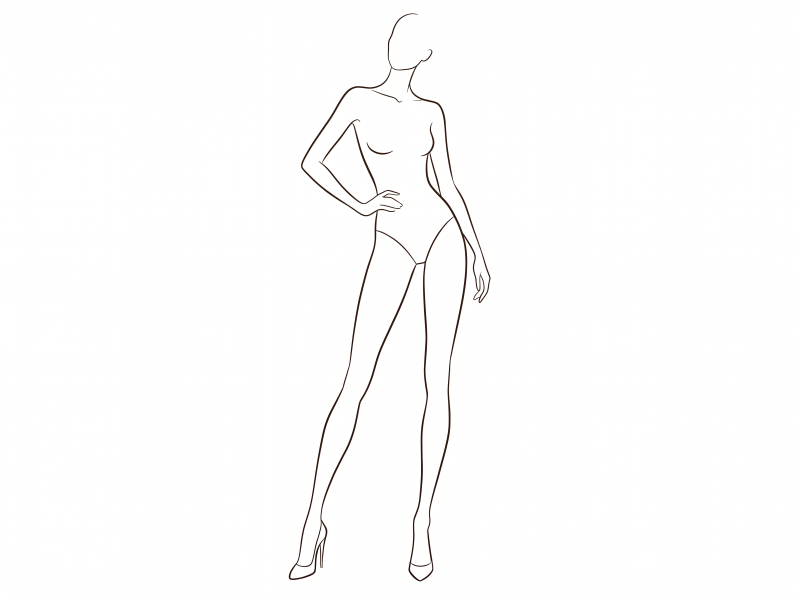
#> input picture images/lineart/_base_x.jpg/ok-2026_09_22_21_23_29_7ljkfdiwka.jpg, 2400 x 1792 px, found by its file name (shown at 1/3 size)
$ python make_masks.py
#> lines starting #> are read from the running program, lines starting #| are printed output that depends on the picture; after the words box and inside, x2 and y2 are one past the last pixel; in counts of white or black regions, pixels touching at a corner belong together; pictures that were not available may be replaced by others from this repository, and a replacement may not be noted
"""步骤 3 · mask 差分法 v2：孔洞用「边界贴差分」判据（内部无差分是常态）。"""
import numpy as np
from PIL import Image
from scipy import ndimage

ROOT = '/data/dennyxiao/zhanshimian/docs/prototypes/assets'
BASE = '/data/dennyxiao/zhanshimian/images/lineart/_base_x.jpg/ok-2026_09_22_21_23_29_7ljkfdiwka.jpg'
LOOKS = {
    'outfit':   (f'{ROOT}/lineart/lineart-outfit.png',   0.455),
    'ratio':    (f'{ROOT}/lineart/lineart-ratio.png',    0.415),
    'fit':      (f'{ROOT}/lineart/lineart-fit.png',      None),
    'occasion': (f'{ROOT}/lineart/lineart-occasion.png', 0.545),
}
base = np.asarray(Image.open(BASE).convert('L'), dtype=np.int16)

for look, (path, waist) in LOOKS.items():
    lk = np.asarray(Image.open(path).convert('L'), dtype=np.int16)
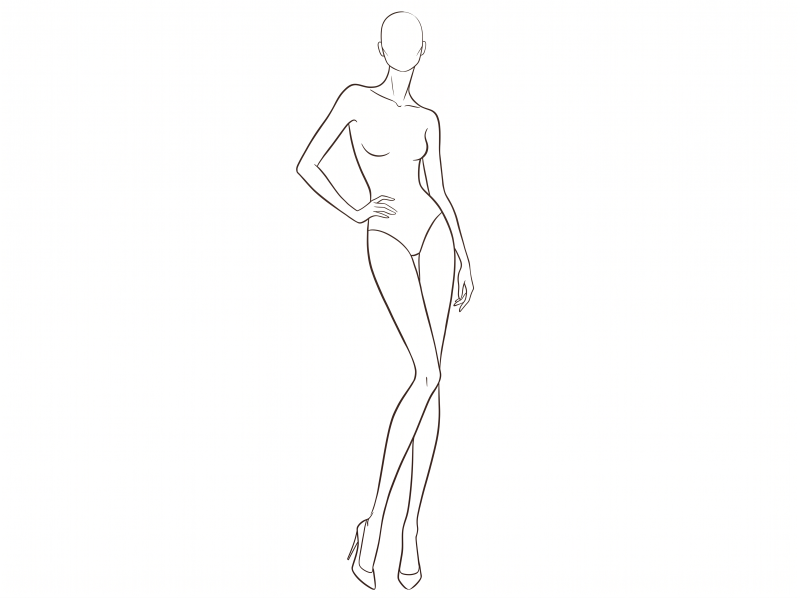
#> input picture images/lineart/_base_x.jpg/ImageGen2026_09_22_21_23_29_dfdqx7cwqg.jpg, 2400 x 1792 px, given in place of lineart-outfit.png, which was not available (shown at 1/3 size)
    changed = np.abs(base - lk) > 18
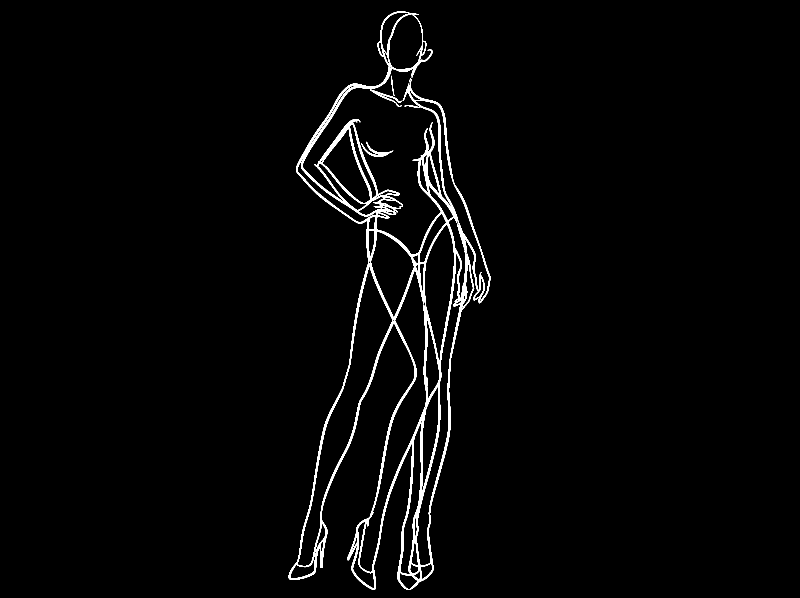
#> changed: shape (1792, 2400) bool (shown at 1/3 size); 2% white; 6 white regions (1 under 20 px), largest, box (x1, y1, x2, y2) and area: (866, 34, 1472, 1770) 85142, (1084, 425, 1180, 471) 862, (1110, 268, 1207, 321) 701, (1213, 315, 1261, 324) 157, (1174, 227, 1183, 288) 137
    ch_d4 = ndimage.binary_dilation(changed, iterations=4)
#> ch_d4: shape (1792, 2400) bool; 4.7% white; 1 white region, box (x1, y1, x2, y2) and area: (862, 30, 1476, 1774) 200754
    ch_d10 = ndimage.binary_dilation(changed, iterations=10)
#> ch_d10: shape (1792, 2400) bool; 7.8% white; 1 white region, box (x1, y1, x2, y2) and area: (856, 24, 1482, 1780) 333784
    seal = ndimage.binary_dilation(lk < 205, iterations=3)
#> seal: shape (1792, 2400) bool; 2.1% white; 4 white regions, box (x1, y1, x2, y2) and area: (885, 31, 1425, 1773) 88451, (1081, 428, 1172, 473) 954, (1171, 224, 1186, 290) 489, (1275, 1127, 1285, 1163) 279
    free = ~seal
    lab, n = ndimage.label(free)
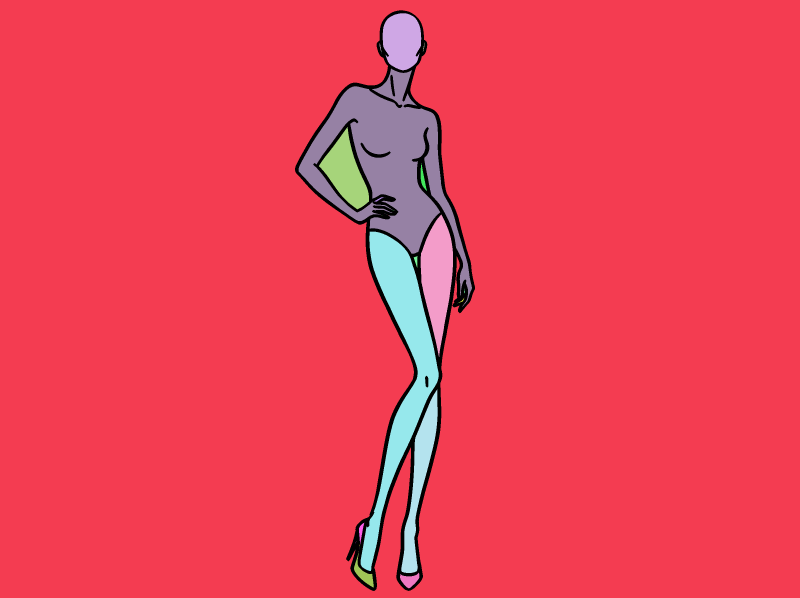
#> lab: shape (1792, 2400) int32 (shown at 1/3 size); 50 distinct labels, from 0 to 49; one colour per label, 0 black
#> n = 49
    border = np.unique(np.concatenate([lab[0], lab[-1], lab[:, 0], lab[:, -1]]))
#> border = [1]
    outside = np.isin(lab, border[border != 0])
#> outside: shape (1792, 2400) bool; 91.7% white; 1 black region, box (x1, y1, x2, y2) and area: (885, 31, 1425, 1773) 356470
    holes = free & ~outside
#> holes: shape (1792, 2400) bool; 6.2% white; 33 white regions (17 under 20 px), largest, box (x1, y1, x2, y2) and area: (896, 206, 1416, 921) 116191, (1082, 695, 1316, 1713) 67127, (1262, 644, 1359, 1071) 25096
    lab_h, nh = ndimage.label(holes)
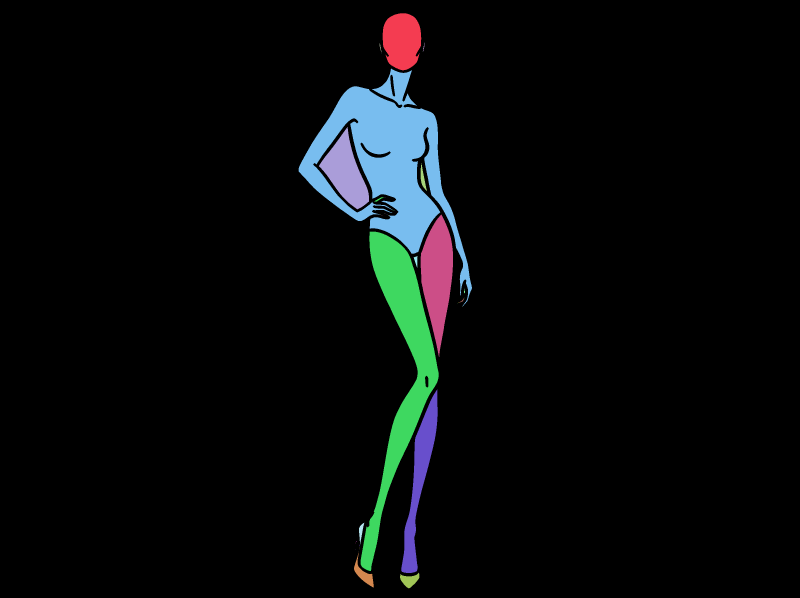
#> lab_h: shape (1792, 2400) int32 (shown at 1/3 size); 49 distinct labels, from 0 to 48; one colour per label, 0 black
#> nh = 48
    interior = np.zeros_like(holes)
    for i in range(1, nh + 1):
        comp = lab_h == i
        area = comp.sum()
        if area < 3000:
            continue
        per = ndimage.binary_dilation(comp, iterations=2) & ~comp
        contact = (per & ch_d10).sum()
        frac = contact / max(per.sum(), 1)
        if frac > 0.30:   # 边界大部分贴着差分带 = 被新服装轮廓包围
            interior |= comp
#> this loop made 48 passes
#> area on passes 2, 3, 11, 12, 29, 30, 32, 38, 47, 48: 34, 38, 611, 96, 206, 26, 42, 443, 1853, 1507
#> (area, contact) on passes 1, 8, 10, 24, 28, 37: (15865, 942), (116176, 8922), (17380, 1034), (25096, 1718), (67127, 4364), (19747, 2282)
#> pass 1, `per = ndimage.binary_dilation(comp, iterations=2) & ~comp`:
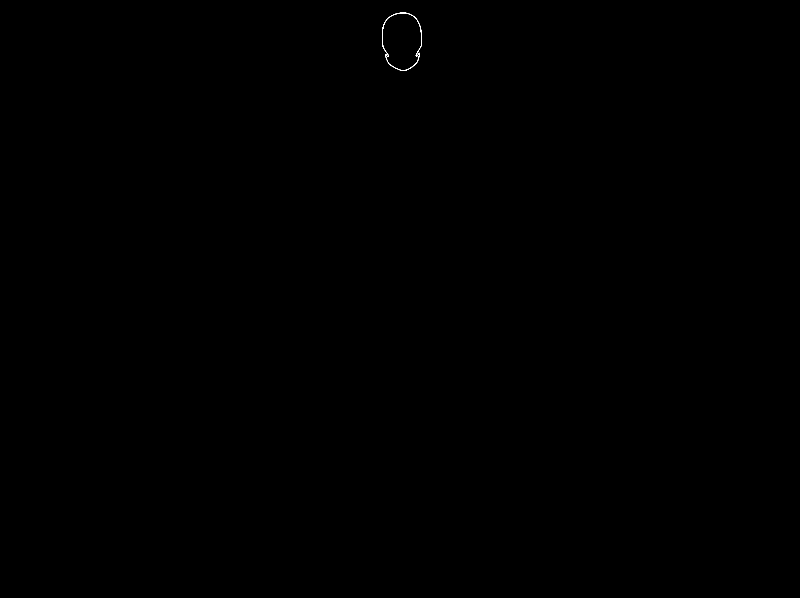
#> per: shape (1792, 2400) bool (shown at 1/3 size); 0.02% white in thin lines or dots, all inside (x1, y1, x2, y2) = (1146, 38, 1266, 213)
#> after the loop: comp: shape (1792, 2400) bool; 0.04% white; 1 white region, box (x1, y1, x2, y2) and area: (1200, 1718, 1258, 1765) 1507
#> after the loop: interior: shape (1792, 2400) bool; 6.1% white; 6 white regions, box (x1, y1, x2, y2) and area: (896, 206, 1416, 919) 116176, (1082, 695, 1316, 1713) 67127, (1262, 644, 1359, 1071) 25096, (1204, 1168, 1313, 1719) 19747, (957, 381, 1107, 628) 17380, (1148, 40, 1264, 211) 15865
    garment = ndimage.binary_fill_holes(
        interior | (changed & ndimage.binary_dilation(interior, iterations=20)))
#> garment: shape (1792, 2400) bool; 7.7% white; 9 white regions (3 under 20 px), largest, box (x1, y1, x2, y2) and area: (888, 34, 1423, 1736) 332111, (1062, 1607, 1077, 1692) 382, (1418, 785, 1435, 872) 357, (1213, 315, 1261, 324) 157, (1420, 879, 1430, 901) 65, (1360, 908, 1366, 919) 35
    garment = ndimage.binary_closing(garment, structure=np.ones((9, 9)))
#> garment: shape (1792, 2400) bool; 7.9% white; 1 white region, box (x1, y1, x2, y2) and area: (888, 34, 1435, 1736) 338104
    lab_g, ng = ndimage.label(garment)
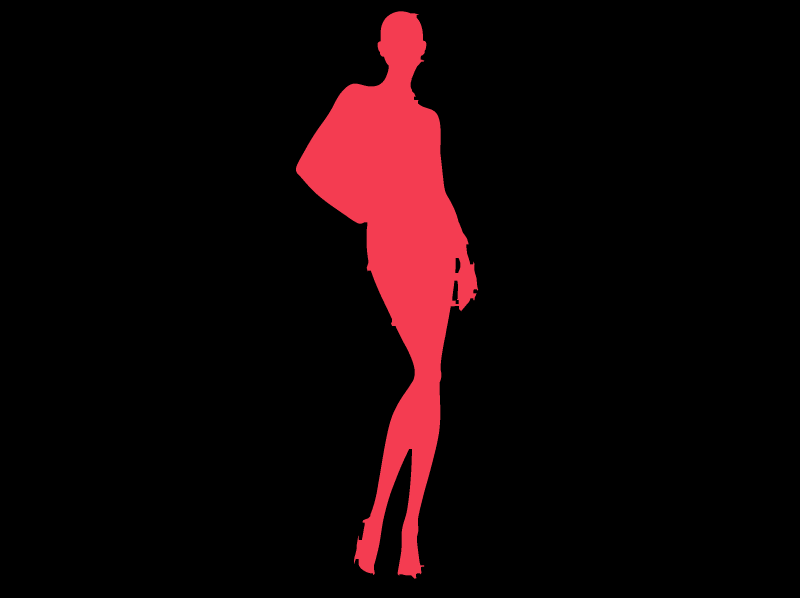
#> lab_g: shape (1792, 2400) int32 (shown at 1/3 size); 3 distinct labels, from 0 to 2; one colour per label, 0 black
#> ng = 2
    sizes = ndimage.sum(garment, lab_g, range(1, ng + 1))
#> sizes = [338103, 1]
    garment = np.isin(lab_g, [i + 1 for i, s in enumerate(sizes) if s > 30000])
#> garment: shape (1792, 2400) bool; 7.9% white; 1 white region, box (x1, y1, x2, y2) and area: (888, 34, 1435, 1736) 338103
    garment = ndimage.binary_erosion(garment, iterations=3)
#> garment: shape (1792, 2400) bool; 7.5% white; 1 white region, box (x1, y1, x2, y2) and area: (891, 37, 1430, 1733) 323040
    H, W = garment.shape
#> H = 1792; W = 2400
    top = garment.copy()
    bottom = np.zeros_like(garment)
    if waist is not None:
        y = int(H * waist)
#> y = 815
        top[y:, :] = False            # top = 腰线以上
#> top: shape (1792, 2400) bool; 4.9% white; 1 white region, box (x1, y1, x2, y2) and area: (891, 37, 1421, 815) 208595
        bottom[y:, :] = garment[y:, :]  # bottom = 腰线以下（显式装填）
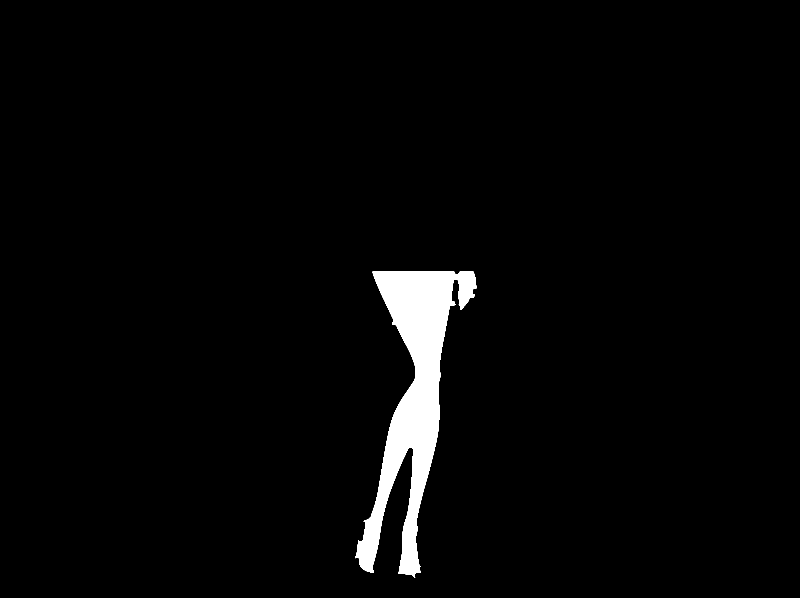
#> bottom: shape (1792, 2400) bool (shown at 1/3 size); 2.7% white; 1 white region, box (x1, y1, x2, y2) and area: (1066, 815, 1430, 1733) 114445
    # waist=None（连衣裙）：top=整裙，bottom 全空，避免 zBot 压暗叠染
    import os
    os.makedirs(f'{ROOT}/masks/{look}', exist_ok=True)
    def save(mask, out):
        rgba = np.zeros((H, W, 4), dtype=np.uint8)
        rgba[..., :3][mask] = 255
        rgba[..., 3][mask] = 255
        Image.fromarray(rgba).save(out)
    save(top, f'{ROOT}/masks/{look}/top.png')
    save(bottom, f'{ROOT}/masks/{look}/bottom.png')
    print(f'{look:9s} top={top.sum():8d} bottom={bottom.sum():8d} 孔洞保留={int(interior.sum())}')
#| outfit    top=  208595 bottom=  114445 孔洞保留=261391
#> pass 2 of the loop `for look, (path, waist) in LOOKS.items():`:
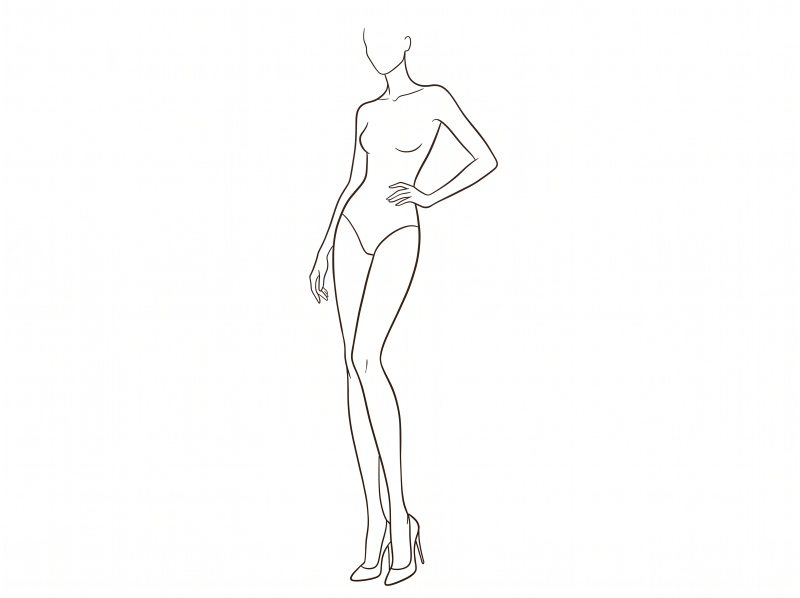
#> input picture images/lineart/_base_x.jpg/ImageGen2026_09_22_21_23_29_udc5xvpxi9.jpg, 2400 x 1792 px, given in place of lineart-ratio.png, which was not available (shown at 1/3 size)
#> changed: shape (1792, 2400) bool; 2.1% white; 6 white regions (1 under 20 px), largest, box (x1, y1, x2, y2) and area: (866, 40, 1494, 1758) 87126, (1099, 425, 1180, 464) 461, (1185, 430, 1267, 458) 382, (1096, 1078, 1103, 1120) 129, (1291, 431, 1303, 456) 69
#> ch_d4: shape (1792, 2400) bool; 4.7% white; 4 white regions, box (x1, y1, x2, y2) and area: (862, 36, 1498, 1762) 201199, (1095, 421, 1184, 468) 1221, (1181, 426, 1271, 462) 1090, (1092, 1074, 1107, 1124) 509
#> ch_d10: shape (1792, 2400) bool; 8.1% white; 1 white region, box (x1, y1, x2, y2) and area: (856, 30, 1504, 1768) 347085
#> seal: shape (1792, 2400) bool; 2.1% white; 3 white regions, box (x1, y1, x2, y2) and area: (925, 81, 1497, 1761) 89139, (1182, 427, 1270, 461) 863, (1093, 1075, 1106, 1123) 384
#> `lab, n = ndimage.label(free)`:
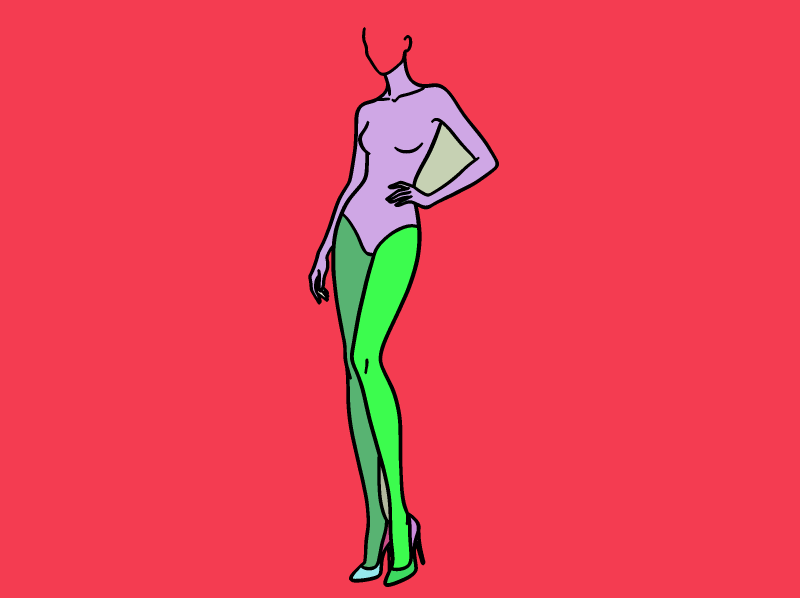
#> lab: shape (1792, 2400) int32 (shown at 1/3 size); 30 distinct labels, from 0 to 29; one colour per label, 0 black
#> n = 29
#> outside: shape (1792, 2400) bool; 92% white; 1 black region, box (x1, y1, x2, y2) and area: (925, 81, 1497, 1761) 345560
#> holes: shape (1792, 2400) bool; 5.9% white; 17 white regions (7 under 20 px), largest, box (x1, y1, x2, y2) and area: (935, 187, 1486, 893) 110188, (1061, 682, 1252, 1703) 73637, (1006, 648, 1155, 1701) 47563
#> lab_h: shape (1792, 2400) int32; 29 distinct labels, from 0 to 28
#> nh = 28
#> the loop `for i in range(1, nh + 1):` made 28 passes
#> area on passes 3, 18, 21, 22, 23, 27, 28: 73, 81, 1753, 792, 532, 2068, 1748
#> `garment = ndimage.binary_closing(garment, structure=np.ones((9, 9)))`:
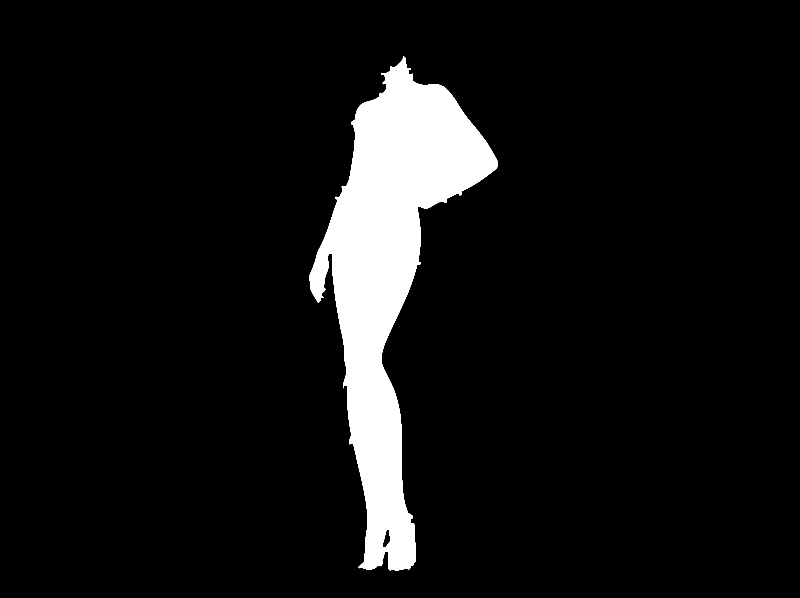
#> garment: shape (1792, 2400) bool (shown at 1/3 size); 7.5% white; 1 white region, box (x1, y1, x2, y2) and area: (927, 168, 1494, 1712) 323487
#> ng = 1
#> sizes = [323487]
#| ratio     top=  162311 bottom=  148654 孔洞保留=248089
#> (the run stopped early here; a loop or call above may not have finished)
